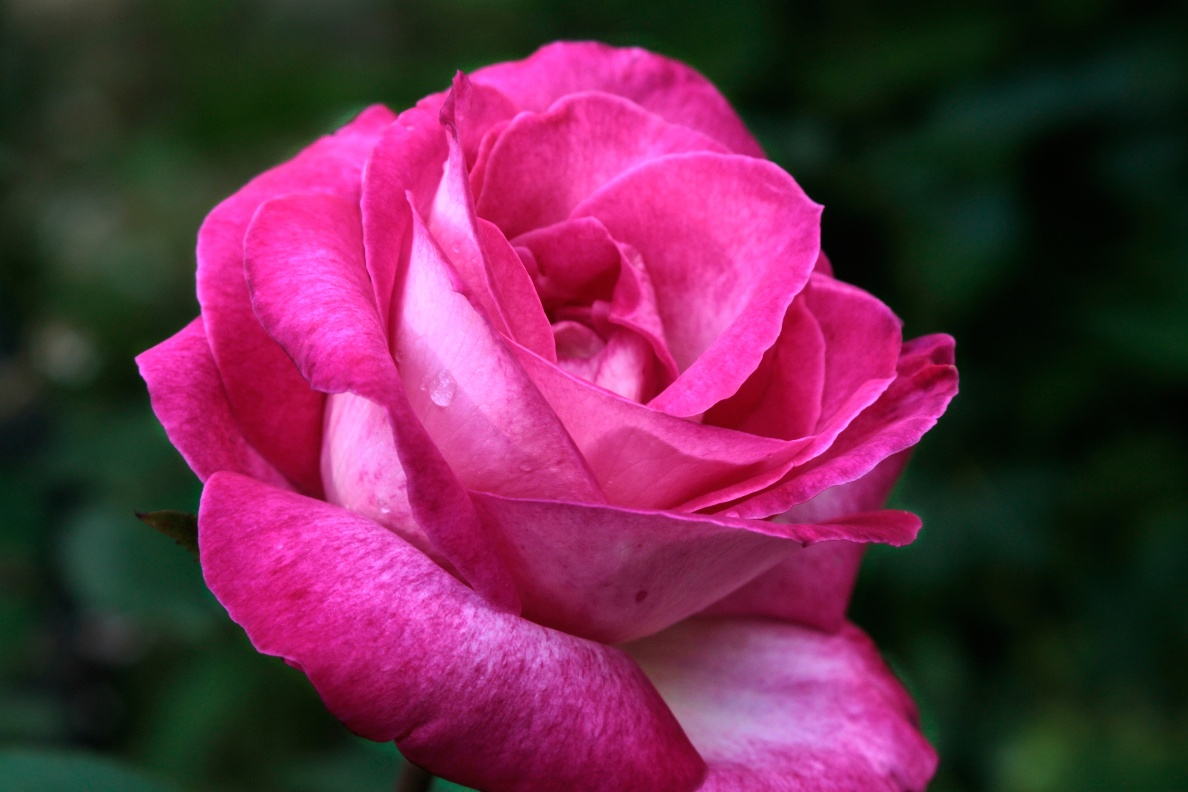
#> input picture 컴퓨터비전/ch3/rose.png, 1188 x 792 px, given in place of rose.bmp, which was not available
$ jupyter execute --allow-errors '기하연산_회전이동어파인변환.ipynb'   (text cells are left out)
#> lines starting #> are read from the running program, lines starting #| are printed output that depends on the picture; pictures that were not available may be replaced by others from this repository, and a replacement may not be noted
[cell 1]
import numpy as np
import cv2


def affine_transform():
    src = cv2.imread('tekapo.bmp')

    if src is None:
        print('Image load failed!')
        return

    rows = src.shape[0]
    cols = src.shape[1]

    src_pts = np.array([[0, 0],
                        [cols - 1, 0],
                        [cols - 1, rows - 1]]).astype(np.float32)
    dst_pts = np.array([[50, 50],
                        [cols - 100, 100],
                        [cols - 50, rows - 50]]).astype(np.float32)

    affine_mat = cv2.getAffineTransform(src_pts, dst_pts)

    dst = cv2.warpAffine(src, affine_mat, (0, 0))

    cv2.imshow('src', src)
    cv2.imshow('dst', dst)
    cv2.waitKey()
    cv2.destroyAllWindows()


def affine_translation():
    src = cv2.imread('tekapo.bmp')

    if src is None:
        print('Image load failed!')
        return

    affine_mat = np.array([[1, 0, 150],
                           [0, 1, 100]]).astype(np.float32)

    dst = cv2.warpAffine(src, affine_mat, (0, 0))

    cv2.imshow('src', src)
    cv2.imshow('dst', dst)
    cv2.waitKey()
    cv2.destroyAllWindows()


def affine_shear():
    src = cv2.imread('tekapo.bmp')

    if src is None:
        print('Image load failed!')
        return

    rows = src.shape[0]
    cols = src.shape[1]

    mx = 0.3
    affine_mat = np.array([[1, mx, 0],
                           [0, 1, 0]]).astype(np.float32)

    dst = cv2.warpAffine(src, affine_mat, (int(cols + rows * mx), rows))

    cv2.imshow('src', src)
    cv2.imshow('dst', dst)
    cv2.waitKey()
    cv2.destroyAllWindows()


def affine_scale():
    src = cv2.imread('rose.bmp')
#> src is the input picture: shape (792, 1188, 3); mean B, G, R 74.2, 43.7, 103.8

    if src is None:
        print('Image load failed!')
        return

    dst1 = cv2.resize(src, (0, 0), fx=4, fy=4, interpolation=cv2.INTER_NEAREST)
    dst2 = cv2.resize(src, (1920, 1280))
    dst3 = cv2.resize(src, (1920, 1280), interpolation=cv2.INTER_CUBIC)
    dst4 = cv2.resize(src, (1920, 1280), interpolation=cv2.INTER_LANCZOS4)

    cv2.imshow('src', src)
    cv2.imshow('dst1', dst1[400:800, 500:900])
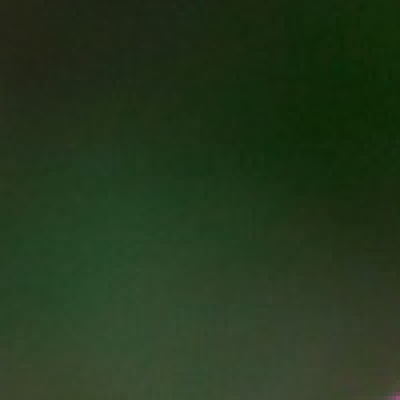
#> window 'dst1': shape (400, 400, 3); mean B, G, R 29.1, 55.1, 36.1
    cv2.imshow('dst2', dst2[400:800, 500:900])
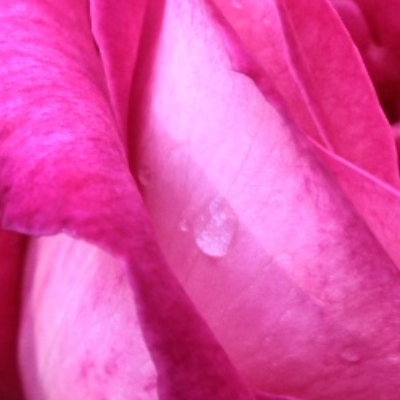
#> window 'dst2': shape (400, 400, 3); mean B, G, R 165.7, 79.6, 223.6
    cv2.imshow('dst3', dst3[400:800, 500:900])
    cv2.imshow('dst4', dst4[400:800, 500:900])
    cv2.waitKey()
    cv2.destroyAllWindows()


def affine_rotation():
    src = cv2.imread('tekapo.bmp')

    if src is None:
        print('Image load failed!')
        return

    cp = (src.shape[1] / 2, src.shape[0] / 2)
    affine_mat = cv2.getRotationMatrix2D(cp, 20, 1)

    dst = cv2.warpAffine(src, affine_mat, (0, 0))

    cv2.imshow('src', src)
    cv2.imshow('dst', dst)
    cv2.waitKey()
    cv2.destroyAllWindows()


def affine_flip():
    src = cv2.imread('eastsea.bmp')

    if src is None:
        print('Image load failed!')
        return

    cv2.imshow('src', src)

    for flip_code in [1, 0, -1]:
        dst = cv2.flip(src, flip_code)

        desc = 'flipCode: %d' % flip_code
        cv2.putText(dst, desc, (10, 30), cv2.FONT_HERSHEY_SIMPLEX,
                   1.0, (255, 0, 0), 1, cv2.LINE_AA)

        cv2.imshow('dst', dst)
        cv2.waitKey()

    cv2.destroyAllWindows()


if __name__ == '__main__':
    affine_transform()
    affine_translation()
    affine_shear()
    affine_scale()
    affine_rotation()
    affine_flip()

$ run again, with 컴퓨터비전/ch3/soccer.jpg saved as 컴퓨터비전/ch3/rose.png
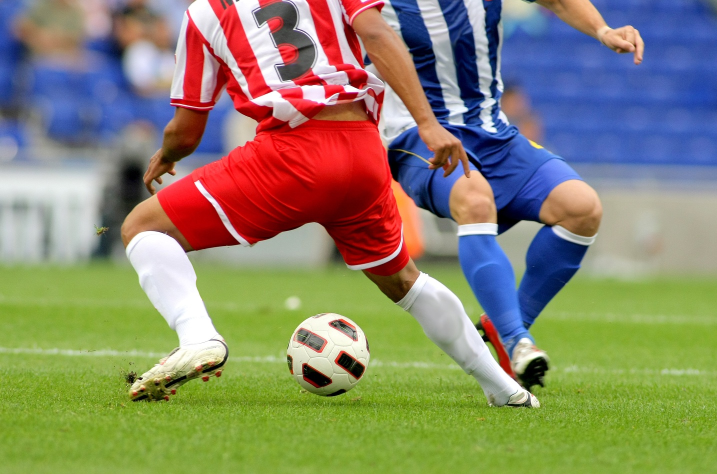
#> input picture 컴퓨터비전/ch3/soccer.jpg, 1434 x 948 px, given in place of rose.bmp, which was not available (shown at 1/2 size)
#> in affine_scale, src is the input picture: shape (948, 1434, 3); mean B, G, R 107.2, 133.3, 136.9
#> in affine_scale, `cv2.imshow('dst1', dst1[400:800, 500:900])`:
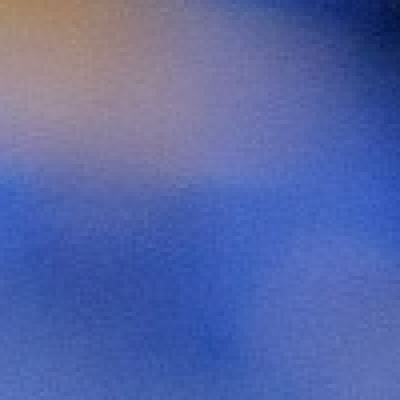
#> window 'dst1': shape (400, 400, 3); mean B, G, R 166.7, 102.8, 87.1
#> in affine_scale, `cv2.imshow('dst2', dst2[400:800, 500:900])`:
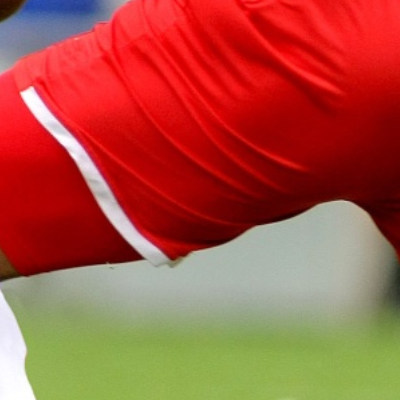
#> window 'dst2': shape (400, 400, 3); mean B, G, R 64.2, 82.2, 171.9
